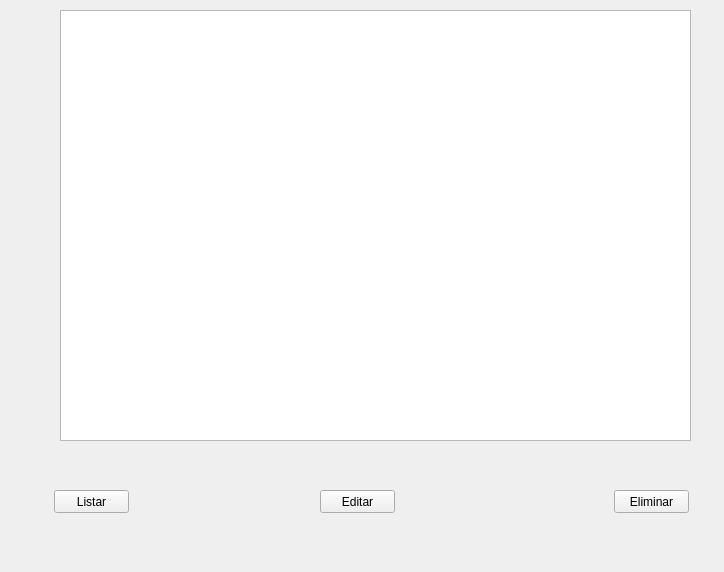
<?xml version="1.0" encoding="UTF-8"?>
<ui version="4.0">
 <class>Form</class>
 <widget class="QWidget" name="Form">
  <property name="geometry">
   <rect>
    <x>0</x>
    <y>0</y>
    <width>724</width>
    <height>572</height>
   </rect>
  </property>
  <property name="windowTitle">
   <string>Form</string>
  </property>
  <widget class="QTableWidget" name="tabla">
   <property name="geometry">
    <rect>
     <x>60</x>
     <y>10</y>
     <width>631</width>
     <height>431</height>
    </rect>
   </property>
  </widget>
  <widget class="QPushButton" name="btnlistar">
   <property name="geometry">
    <rect>
     <x>54</x>
     <y>490</y>
     <width>75</width>
     <height>23</height>
    </rect>
   </property>
   <property name="text">
    <string>Listar</string>
   </property>
  </widget>
  <widget class="QPushButton" name="pushButton_2">
   <property name="geometry">
    <rect>
     <x>320</x>
     <y>490</y>
     <width>75</width>
     <height>23</height>
    </rect>
   </property>
   <property name="text">
    <string>Editar</string>
   </property>
  </widget>
  <widget class="QPushButton" name="btnlistdelete">
   <property name="geometry">
    <rect>
     <x>614</x>
     <y>490</y>
     <width>75</width>
     <height>23</height>
    </rect>
   </property>
   <property name="text">
    <string>Eliminar</string>
   </property>
  </widget>
 </widget>
 <resources/>
 <connections/>
</ui>
